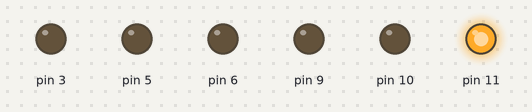
Bench run of a sketch on a simulated Arduino Uno, built with avr-gcc and run on an emulated ATmega328P. Shown: output pins drawn as LEDs (lit = HIGH).

Above: at 0.05 s.
At 0.5 s:
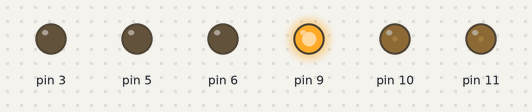
At 1.0 s:
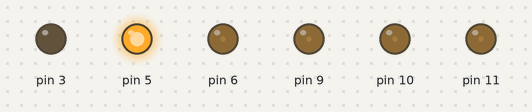
At 1.2 s:
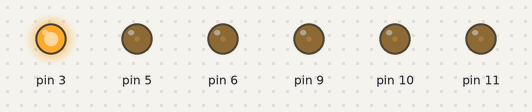
At 1.5 s:
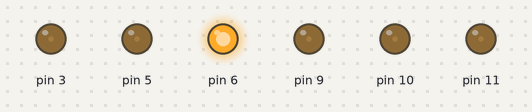
At 2.0 s:
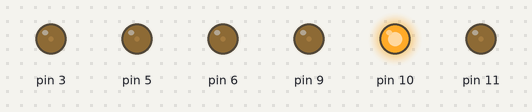
Timing chart, 0 to 5.1 s (numbered marks = the images above):
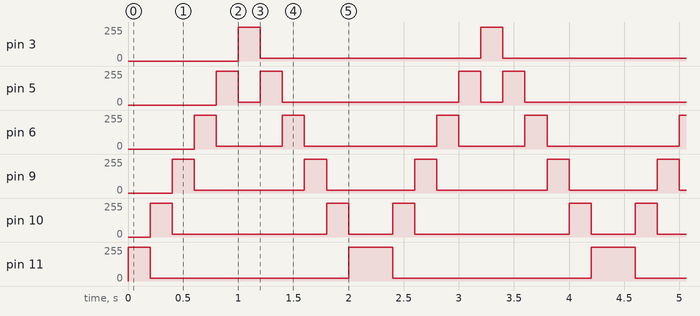

The sketch:

pwm_sequence.ino
```cpp
/*
  Project: PWM LED Sequence
  Section: Arduino Basics
  Description: Simple LED sequence using digital output pins.
*/

void setup() {
  // put your setup code here, to run once:
  pinMode(11,OUTPUT);
  pinMode(10,OUTPUT);
  pinMode(9,OUTPUT);
  pinMode(6,OUTPUT);
  pinMode(5,OUTPUT);
  pinMode(3,OUTPUT);
}

void loop() {
  // put your main code here, to run repeatedly:
  analogWrite(11,255);
  delay(200);
  analogWrite(11,20);
  analogWrite(10,255);
  delay(200);
  analogWrite(10,20);
  analogWrite(9,255);
  delay(200);
  analogWrite(9,20);
  analogWrite(6,255);
  delay(200);
  analogWrite(6,20);
  analogWrite(5,255);
  delay(200);
  analogWrite(5,20);
  analogWrite(3,255);
  delay(200);
  analogWrite(3,20);
  analogWrite(5,255);
  delay(200);
  analogWrite(5,20);
  analogWrite(6,255);
  delay(200);
  analogWrite(6,20);
  analogWrite(9,255);
  delay(200);
  analogWrite(9,20);
  analogWrite(10,255);
  delay(200);
  analogWrite(10,20);
  analogWrite(11,255);
  delay(200);
  analogWrite(11,20);
  }
```

Measured:
- by itself, pin 3: alternates 255/255 for 0.20 s and 20/255 for 2.0 s
- by itself, pin 5: repeats every 2.2 s: 20/255 0.20 s, 255/255 0.20 s, 20/255 1.6 s, 255/255 0.20 s
- by itself, pin 6: repeats every 2.2 s: 20/255 0.60 s, 255/255 0.20 s, 20/255 1.2 s, 255/255 0.20 s
- by itself, pin 9: repeats every 2.2 s: 20/255 1.0 s, 255/255 0.20 s, 20/255 0.80 s, 255/255 0.20 s
- by itself, pin 10: repeats every 2.2 s: 20/255 1.4 s, 255/255 0.20 s, 20/255 0.40 s, 255/255 0.20 s
- by itself, pin 11: repeats every 2.2 s: 20/255 1.8 s, 255/255 0.40 s
